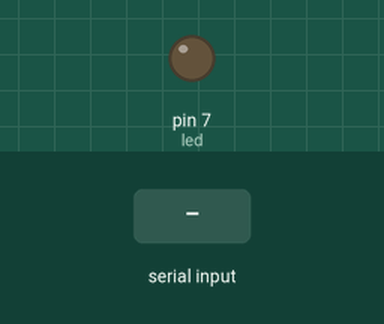
A sketch run on a simulated Arduino Uno, built with avr-gcc and run on an emulated ATmega328P. Parts: output pins drawn as LEDs (lit = HIGH). Inputs (shaded band) come from the test bench.

Above: at 1.2 s.
1.3 s: "on" received over Serial
At 3.5 s:
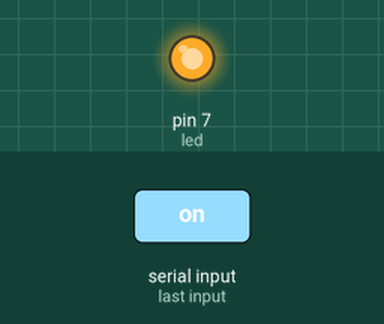
3.8 s: "off" received over Serial
At 5.6 s:
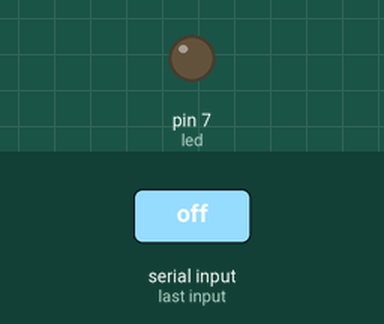
Timing chart, 0 to 7.1 s (numbered marks = the images above; inputs shaded):
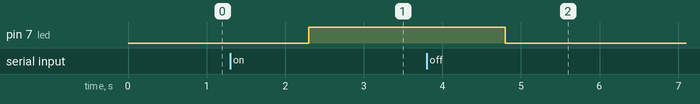

The sketch:

p4.ino
```cpp
/**
 * Control led with serial string.
 * Recieves a string and control a led.
 */

#define LED_PRACTICE 7

int led=LED_PRACTICE;

void setup() {
  // initialize digital pin LED_BUILTIN as an output.
  Serial.begin(9600);
  //set gpio to output.
  pinMode(led, OUTPUT);
}

// the loop function runs over and over again forever
void loop() {
  if (Serial.available()) {
    String inData=Serial.readString();

    if(inData=="on")
      digitalWrite(led,HIGH);
    else if (inData=="off")
     digitalWrite(led,LOW);

  }

  //Main Task.

}
```

Measured:
- after the input at 1.3 s, pin 7 (led): LOW → HIGH after 1.0 s
- after the input at 3.8 s, pin 7 (led): HIGH → LOW after 1.0 s
